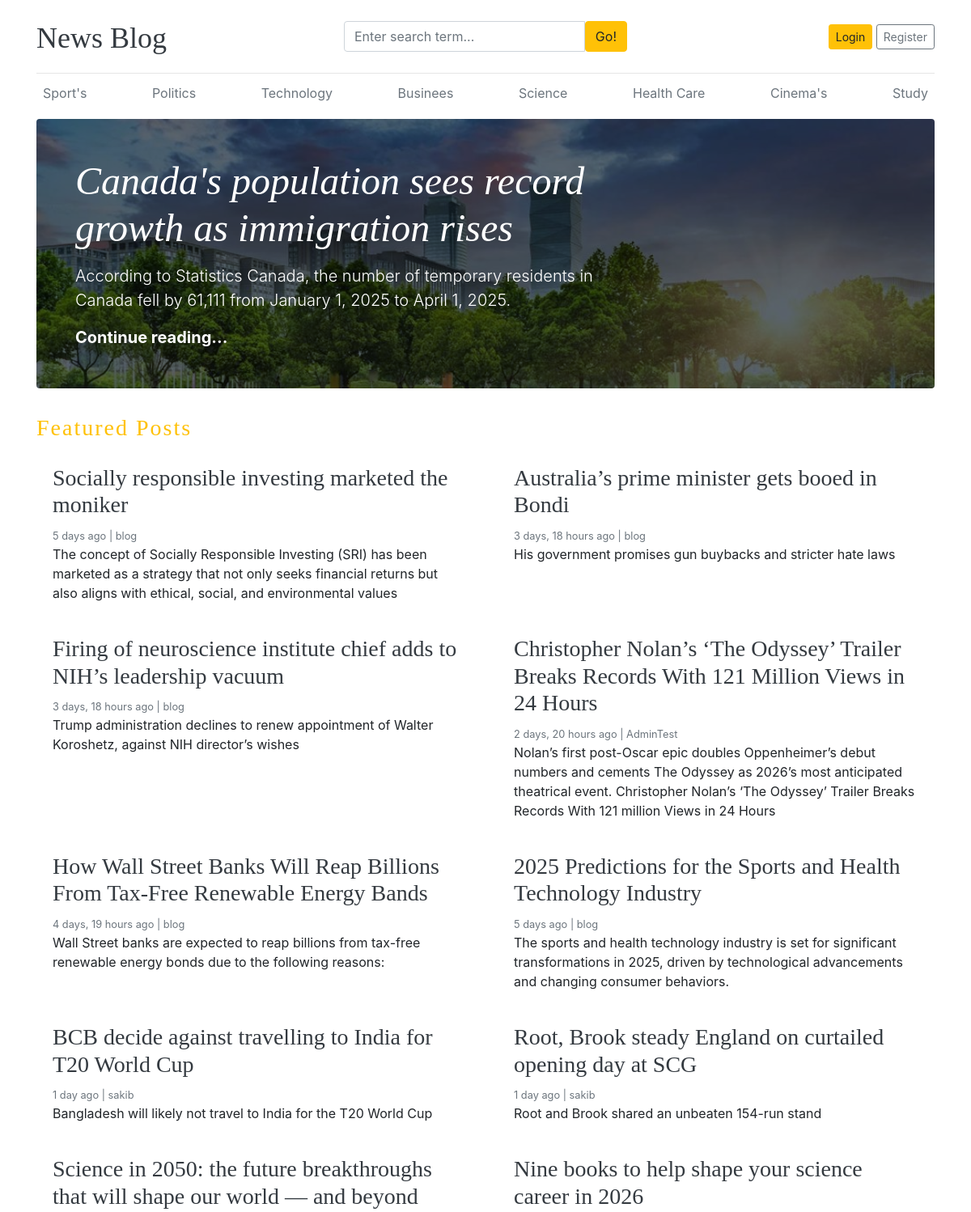
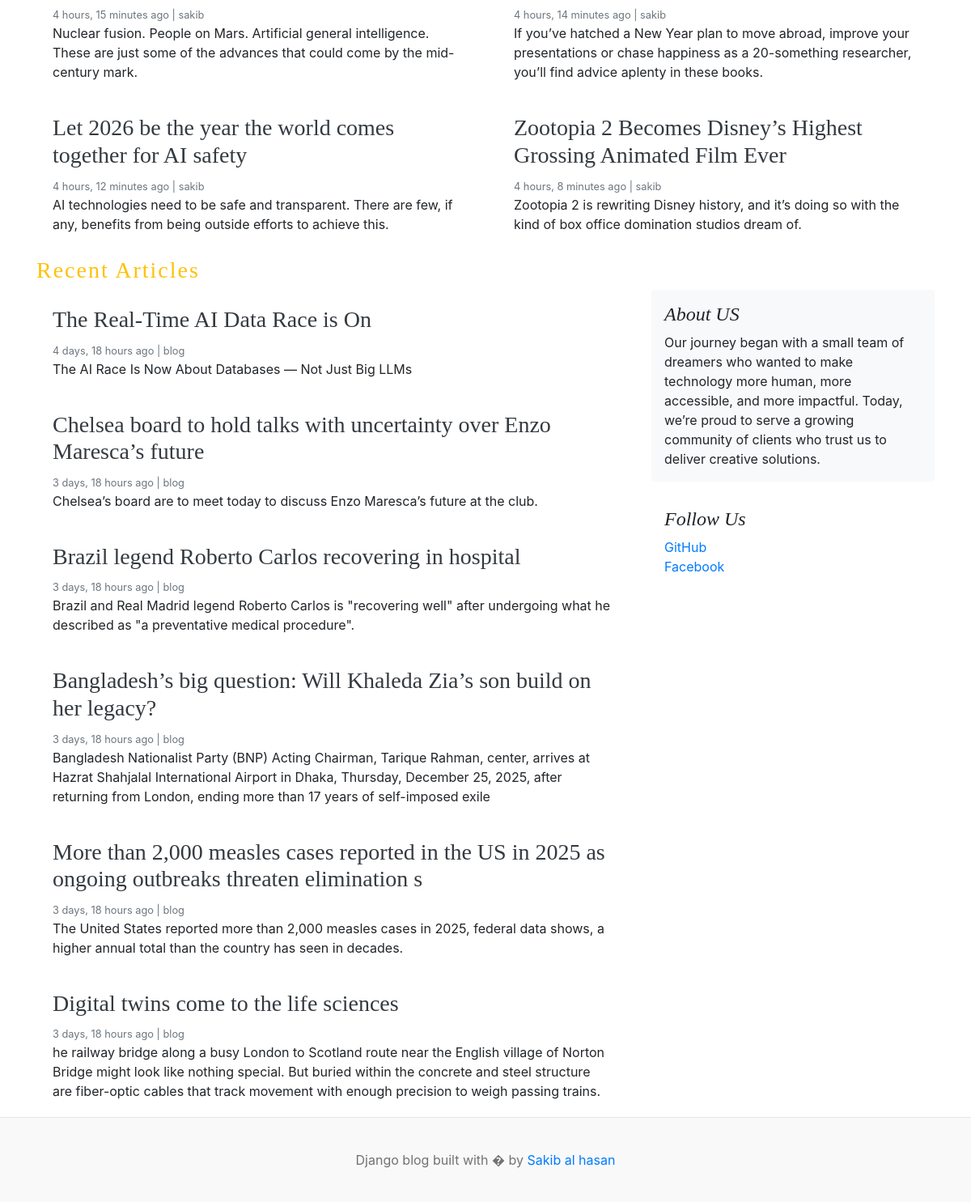
The page / on the database its author committed (2 pictures, top to bottom).
### blogs/models.py (models this page shows, shortened)
class Category(models.Model):
    category_name = models.CharField(max_length=100, unique=True)
    created_at = models.DateTimeField(auto_now_add=True)
    updated_at = models.DateTimeField(auto_now=True)
    class Meta:
        verbose_name = 'Category'
        verbose_name_plural = 'Categories'

class Blog(models.Model):
    title = models.CharField(max_length=100)
    slug = models.SlugField(max_length=200, unique=True, blank=True)
    category = models.ForeignKey(Category, on_delete=models.CASCADE)
    author = models.ForeignKey(User, on_delete=models.CASCADE)
    featured_image = models.ImageField(upload_to='uploads/%Y/%m/%d')
    short_description = models.TextField(max_length=500)
    blog_body = models.TextField(max_length=2000)
    status = models.CharField(max_length=200, choices=STATUS_CHOICES, default='Draft')
    is_featured = models.BooleanField(default=False)
    created_at = models.DateTimeField(auto_now_add=True)
    updated_at = models.DateTimeField(auto_now=True)

### assignments/models.py (models this page shows, shortened)
class About(models.Model):
    about_heading = models.CharField(max_length=100)
    about_description = models.TextField(max_length=255)
    created_at = models.DateTimeField(auto_now_add=True)
    updated_at = models.DateTimeField(auto_now=True)
    class Meta:
        verbose_name_plural = 'About'

class SocialLink(models.Model):
    platform = models.CharField(max_length=50)
    link = models.URLField(max_length=100)
    created_at = models.DateTimeField(auto_now_add=True)
    updated_at = models.DateTimeField(auto_now=True)

### project_main/views.py (the view)
# urls.py: 2. Add a URL to urlpatterns:  path('', views.home, name='home')
def home(request):
    featured_posts = Blog.objects.filter(is_featured=True, status='Published').order_by('updated_at')
    posts = Blog.objects.filter(is_featured=False, status='Published')
    try:
        about = About.objects.get()
    except:
        about = None
    context = {
        'featured_posts': featured_posts,
        'posts': posts,
        'about': about,
    }
    return render(request, 'home.html', context)

### blogs/context_processors.py (called while the page is built)
def get_categories(request):
    categories = Category.objects.all()
    return dict(categories=categories)

def get_social_link(request):
    social_links = SocialLink.objects.all()
    return dict(social_links=social_links)

### templates/home.html
{% extends "base.html" %}
{% block content %}
{% for post in featured_posts %}
{% if forloop.first %}
<div class="jumbotron p-3 p-md-5 text-white rounded bg-dark"
  style="background-image: url({{ post.featured_image.url }});background-blend-mode: overlay;background-size:cover;">
  <div class="col-md-8 px-0">
    <h1 class="display-4 font-italic">{{ post.title }}</h1>
    <p class="lead my-3">{{ post.short_description }}</p>
    <p class="lead mb-0"><a href="{% url 'blogs' post.slug %}" class="text-white font-weight-bold">Continue reading...</a></p>
  </div>
</div>
{% endif %}
{% endfor %}
<h3 class="text-upercase text-warning" style="letter-spacing: 2px;">Featured Posts</h3>
<div class="row mb-2">
  {% for post in featured_posts %}
  {% if not forloop.first %}
  <div class="col-md-6">
    <div class="card border-0">
      <div class="card-body">
        <h3> <a href="{% url 'blogs' post.slug %}" class="text-dark">{{ post.title }}</a></h3>
        <small class="mb-1 text-muted"> {{ post.created_at | timesince }} ago | {{ post.author }}</small>
        <p class="card-text">{{ post.short_description }}</p>
      </div>
    </div>
  </div>
  {% endif %}
  {% endfor %}
</div>
<h3 class="text-upercase text-warning" style="letter-spacing: 2px;">Recent Articles</h3>
<main role="main" class="container p-0">
  <div class="row">
    <div class="col-md-8 blog-main">
      {% for post in posts %}
      <div class="card border-0">
        <div class="card-body">
          <h3> <a href="{% url 'blogs' post.slug %}" class="text-dark">{{ post.title }}</a></h3>
          <small class="mb-1 text-muted"> {{ post.created_at | timesince }} ago | {{ post.author }}</small>
          <p class="card-text">{{ post.short_description }}</p>
        </div>
      </div>
      {% endfor %}
    </div>
    <aside class="col-md-4 blog-sidebar">
      <div class="p-3 mb-3 bg-light rounded">
        <h4 class="font-italic">{{ about.about_heading }}</h4>
        <p class="mb-0">{{ about.about_description }}</p>
      </div>
      {% if social_links %}
      <div class="p-3">
        <h4 class="font-italic">Follow Us</h4>
        <ol class="list-unstyled">
          {% for i in social_links %}
          <li><a href="{{ i.link }}" target="_blank">{{ i.platform }}</a></li>
          {% endfor %}
        </ol>
      </div>
      {% endif %}
    </aside>
  </div>
</main>
</div>
{% endblock content %}

### templates/base.html (shortened to what this page needs)
{% load static %}
<!DOCTYPE html>
<html lang="en">
<head>
    <link href="https://getbootstrap.com/docs/4.0/dist/css/bootstrap.min.css" rel="stylesheet">
    <link href="{% static 'css/blog.css' %}" rel="stylesheet">
    <link rel="stylesheet" href="https://cdnjs.cloudflare.com/ajax/libs/font-awesome/4.7.0/css/font-awesome.min.css">
</head>
<body>
    <div class="container">
        <header class="blog-header py-3">
            <div class="row flex-nowrap justify-content-between align-items-center">
                <div class="col-4 pt-1">
                    <a class="blog-header-logo text-dark" href="/">News Blog</a>
                </div>
                <div class="col-4">
                    <form action="{% url 'search' %}" method="GET">
                        <div class="input-group">
                            <input class="form-control" name="keyword" value="{{ keyword }}" type="text" placeholder="Enter search term..." aria-label="Enter search term..." aria-describedby="button-search" />
                            <button class="btn btn-warning" id="button-search" type="submit">Go!</button>
                        </div>
                    </form>
                </div>
                <div class="col-4 d-flex justify-content-end align-items-center">
                    {% if not user.is_authenticated %}
                    <a class="btn btn-sm btn-warning" href="{% url 'login' %}">Login</a> &nbsp;
                    <a class="btn btn-sm btn-outline-secondary" href="{% url 'register' %}">Register</a>
                    {% else %}
                    <span><a href="{% url 'dashboard' %}">Dashboard</a></span>
                    &emsp;
                    <span><a href="{% url 'logout' %}">Logout</a></span>
                    {% endif %}
                </div>
            </div>
        </header>
        <div class="nav-scroller py-1 mb-2">
            <nav class="nav d-flex justify-content-between">
                {% for category in categories %}
                <a class="p-2 text-muted" href="{% url 'posts_by_category' category.id %}">{{ category.category_name }}</a>
                {% endfor %}
            </nav>
        </div>
        {% block content %}
        {% endblock content %}
        <footer class="blog-footer">
            <p>Django blog built with � by <a href="#">Sakib al hasan</a></p>
        </footer>
</body>
</html>

### project_main/static/css/blog.css (style rules this page uses)
.blog-header { border-bottom: 1px solid #e5e5e5; }
.blog-header-logo { font-family: "Playfair Display", Georgia, "Times New Roman", serif; font-size: 2.25rem; }
h1, h2, h3, h4, h5, h6 { font-family: "Playfair Display", Georgia, "Times New Roman", serif; }
.display-4 { font-size: 2.5rem; }
@media (min-width: 768px) { .display-4 { font-size: 3rem; } }
.blog-footer { padding: 2.5rem 0; color: #727272; text-align: center; background-color: #f9f9f9; border-top: .05rem solid #e5e5e5; }
.blog-footer p:last-child { margin-bottom: 0; }

### rows shown on the page
Category: category_name "Sport's"
Category: category_name "Politics"
Category: category_name "Technology"
Category: category_name "Businees"
Category: category_name "Science"
Category: category_name "Health Care"
Category: category_name "Cinema's"
Category: category_name "Study"
Blog: featured_image (picture), title "Canada's population sees record growth as immigration rises", short_description "According to Statistics Canada, the number of temporary residents in Canada fell by 61,111 from January 1, 2025 to April 1, 2025."
Blog: title "Socially responsible investing marketed the moniker", created_at "5 days", author "blog", short_description "The concept of Socially Responsible Investing (SRI) has been marketed as a strategy that not only seeks financial returns but also aligns with ethical, social, and environmental values"
Blog: title "Australia’s prime minister gets booed in Bondi", created_at "3 days, 18 hours", author "blog", short_description "His government promises gun buybacks and stricter hate laws"
Blog: title "Firing of neuroscience institute chief adds to NIH’s leadership vacuum", created_at "3 days, 18 hours", author "blog", short_description "Trump administration declines to renew appointment of Walter Koroshetz, against NIH director’s wishes"
Blog: title "Christopher Nolan’s ‘The Odyssey’ Trailer Breaks Records With 121 Million Views in 24 Hours", created_at "2 days, 20 hours", author "AdminTest", short_description "Nolan’s first post-Oscar epic doubles Oppenheimer’s debut numbers and cements The Odyssey as 2026’s most anticipated theatrical event. Christopher Nolan’s ‘The Odyssey’ Trailer Breaks Records With 121 million Views in 24 Hours"
Blog: title "How Wall Street Banks Will Reap Billions From Tax-Free Renewable Energy Bands", created_at "4 days, 19 hours", author "blog", short_description "Wall Street banks are expected to reap billions from tax-free renewable energy bonds due to the following reasons:"
Blog: title "2025 Predictions for the Sports and Health Technology Industry", created_at "5 days", author "blog", short_description "The sports and health technology industry is set for significant transformations in 2025, driven by technological advancements and changing consumer behaviors."
Blog: title "BCB decide against travelling to India for T20 World Cup", created_at "1 day", author "sakib", short_description "Bangladesh will likely not travel to India for the T20 World Cup"
Blog: title "Root, Brook steady England on curtailed opening day at SCG", created_at "1 day", author "sakib", short_description "Root and Brook shared an unbeaten 154-run stand"
Blog: title "Science in 2050: the future breakthroughs that will shape our world — and beyond", created_at "4 hours, 15 minutes", author "sakib", short_description "Nuclear fusion. People on Mars. Artificial general intelligence. These are just some of the advances that could come by the mid-century mark."
Blog: title "Nine books to help shape your science career in 2026", created_at "4 hours, 14 minutes", author "sakib", short_description "If you’ve hatched a New Year plan to move abroad, improve your presentations or chase happiness as a 20-something researcher, you’ll find advice aplenty in these books."
Blog: title "Let 2026 be the year the world comes together for AI safety", created_at "4 hours, 12 minutes", author "sakib", short_description "AI technologies need to be safe and transparent. There are few, if any, benefits from being outside efforts to achieve this."
Blog: title "Zootopia 2 Becomes Disney’s Highest Grossing Animated Film Ever", created_at "4 hours, 8 minutes", author "sakib", short_description "Zootopia 2 is rewriting Disney history, and it’s doing so with the kind of box office domination studios dream of."
Blog: title "The Real-Time AI Data Race is On", created_at "4 days, 18 hours", author "blog", short_description "The AI Race Is Now About Databases — Not Just Big LLMs"
Blog: title "Chelsea board to hold talks with uncertainty over Enzo Maresca’s future", created_at "3 days, 18 hours", author "blog", short_description "Chelsea’s board are to meet today to discuss Enzo Maresca’s future at the club."
Blog: title "Brazil legend Roberto Carlos recovering in hospital", created_at "3 days, 18 hours", author "blog", short_description "Brazil and Real Madrid legend Roberto Carlos is \"recovering well\" after undergoing what he described as \"a preventative medical procedure\"."
Blog: title "Bangladesh’s big question: Will Khaleda Zia’s son build on her legacy?", created_at "3 days, 18 hours", author "blog", short_description "Bangladesh Nationalist Party (BNP) Acting Chairman, Tarique Rahman, center, arrives at Hazrat Shahjalal International Airport in Dhaka, Thursday, December 25, 2025, after returning from London, ending more than 17 years of self-imposed exile"
Blog: title "More than 2,000 measles cases reported in the US in 2025 as ongoing outbreaks threaten elimination s", created_at "3 days, 18 hours", author "blog", short_description "The United States reported more than 2,000 measles cases in 2025, federal data shows, a higher annual total than the country has seen in decades."
Blog: title "Digital twins come to the life sciences", created_at "3 days, 18 hours", author "blog", short_description "he railway bridge along a busy London to Scotland route near the English village of Norton Bridge might look like nothing special. But buried within the concrete and steel structure are fiber-optic cables that track movement with enough precision to weigh passing trains."
About: about_heading "About US", about_description "Our journey began with a small team of dreamers who wanted to make technology more human, more accessible, and more impactful. Today, we’re proud to serve a growing community of clients who trust us to deliver creative solutions."
SocialLink: platform "GitHub"
SocialLink: platform "Facebook"
